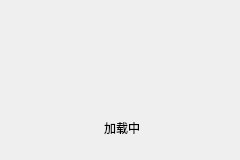
<?xml version="1.0" encoding="UTF-8"?>
<ui version="4.0">
 <class>WaitingClass</class>
 <widget class="QWidget" name="WaitingClass">
  <property name="geometry">
   <rect>
    <x>0</x>
    <y>0</y>
    <width>240</width>
    <height>160</height>
   </rect>
  </property>
  <property name="windowTitle">
   <string>Waiting</string>
  </property>
  <widget class="QLabel" name="image">
   <property name="geometry">
    <rect>
     <x>88</x>
     <y>36</y>
     <width>64</width>
     <height>64</height>
    </rect>
   </property>
   <property name="text">
    <string/>
   </property>
  </widget>
  <widget class="QLabel" name="info">
   <property name="geometry">
    <rect>
     <x>90</x>
     <y>120</y>
     <width>64</width>
     <height>16</height>
    </rect>
   </property>
   <property name="text">
    <string>加载中</string>
   </property>
   <property name="alignment">
    <set>Qt::AlignCenter</set>
   </property>
  </widget>
 </widget>
 <layoutdefault spacing="6" margin="11"/>
 <resources/>
 <connections/>
</ui>
